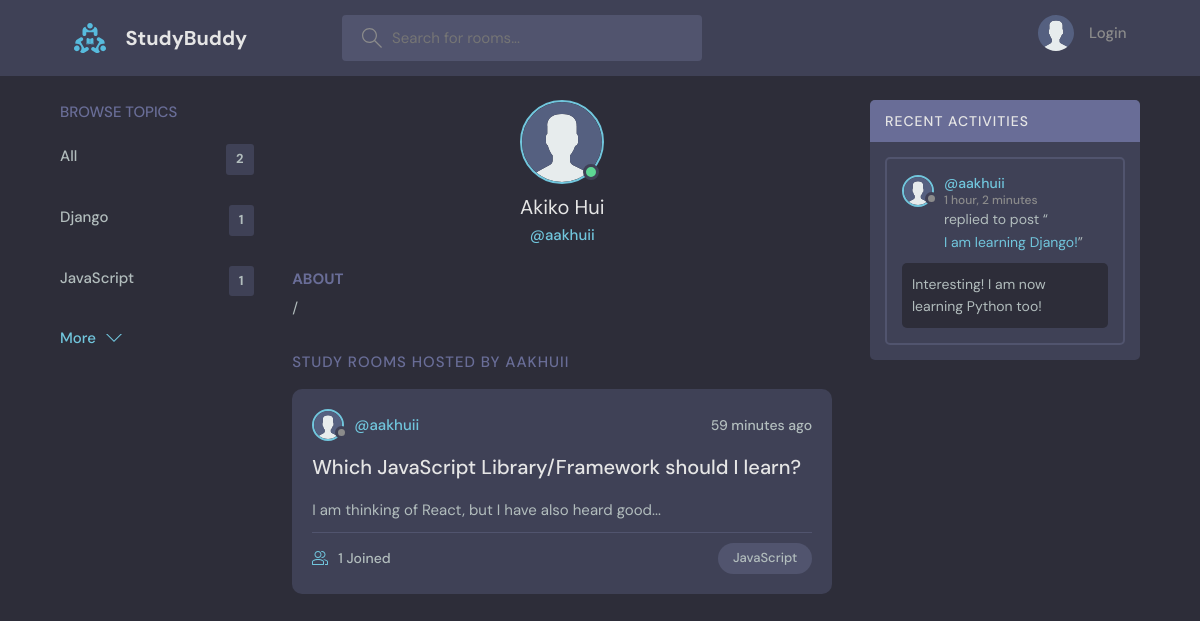
The page /profile/3 on the database its author committed.
### base/models.py (models this page shows, shortened)
class Topic(models.Model):
    name = models.CharField(max_length=200)
    def __str__(self):
        return self.name

class User(AbstractUser):
    name = models.CharField(max_length=200, null=True)
    email = models.EmailField(unique=True, null=True)
    bio = models.TextField(null=True)
    avatar = models.ImageField(null=True, default="avatar.svg")
    USERNAME_FIELD = 'email'
    REQUIRED_FIELDS = []
    def __str__(self):
        return self.username

class Room(models.Model):
    host = models.ForeignKey(User, on_delete=models.SET_NULL, null=True)
    topic = models.ForeignKey(Topic, on_delete=models.SET_NULL, null=True)
    name = models.CharField(max_length=200)
    description = models.TextField(null=True, blank=True)
    participants = models.ManyToManyField(
        User, related_name="participants", blank=True)
    updated = models.DateTimeField(auto_now=True)
    created = models.DateTimeField(auto_now_add=True)
    class Meta:
        ordering = ['-updated', '-created']

class Message(models.Model):
    user = models.ForeignKey(User, on_delete=models.CASCADE)
    room = models.ForeignKey(Room, on_delete=models.CASCADE)
    body = models.TextField()
    updated = models.DateTimeField(auto_now=True)
    created = models.DateTimeField(auto_now_add=True)
    class Meta:
        ordering = ['-updated', '-created']
    def __str__(self):
        return self.body[0:50]

### base/views.py (the view)
# urls.py: path('profile/<str:pk>', views.userProfile, name="user-profile"),
def userProfile(request: HttpRequest, pk: int):
    user = User.objects.get(id=pk)
    total_rooms_count = Room.objects.all().count()
    rooms = user.room_set.all()
    topics = Topic.objects.all()
    rooms_count = rooms.count()
    room_messages = user.message_set.all()
    context = {
        'user': user,
        'rooms': rooms,
        'topics': topics,
        'rooms_count': rooms_count,
        'room_messages': room_messages,
        'total_rooms_count': total_rooms_count
    }
    return render(request, 'base/profile.html', context)

### base/templates/base/profile.html (shortened to what this page needs)
{% extends 'main.html' %}
{% block content %}
<main class="profile-page layout layout--3">
  <div class="container">
    {% include 'base/topic_component.html' %}
    <div class="roomList">
      <div class="profile">
        <div class="profile__avatar">
          <div class="avatar avatar--large active">
            <img src="{{user.avatar.url}}" />
          </div>
        </div>
        <div class="profile__info">
          <h3>{{user.name}}</h3>
          <p>@{{user}}</p>
        </div>
        <div class="profile__about">
          <h3>About</h3>
          <p>
            {% if user.bio %}
            {{user.bio}}
            {% else %}
            /
            {% endif %}
          </p>
        </div>
      </div>
      <div class="roomList__header">
        <div>
          <h2>Study Rooms Hosted by {{user}}</a>
          </h2>
        </div>
      </div>
      {% include 'base/feed_component.html' %}
    </div>
    {% include 'base/activity_component.html' %}
  </div>
</main>
{% endblock %}

### base/templates/base/topic_component.html
<div class="topics">
    <div class="topics__header">
        <h2>Browse Topics</h2>
    </div>
    <ul class="topics__list">
        <li>
            <a href="{% url 'home' %}" class="{% if q == "" %} active{% endif %}">All <span>{{total_rooms_count}}</span></a>
        </li>
        {% for topic in topics %}
        <li>
            <a href="{% url 'home' %}?q={{topic.name}}" class="{% if q == topic.name %} active{% endif %}">{{topic.name}} <span>{{topic.room_set.count}}</span></a>
        </li>
        {% endfor %}
    </ul>
    <a class="btn btn--link" href="{% url 'topics' %}">
        More
        <svg version="1.1" xmlns="http://www.w3.org/2000/svg" width="32" height="32" viewBox="0 0 32 32">
            <title>chevron-down</title>
            <path d="M16 21l-13-13h-3l16 16 16-16h-3l-13 13z"></path>
        </svg>
    </a>
</div>

### base/templates/base/feed_component.html (shortened to what this page needs)
{% for room in rooms %}
<div class="roomListRoom">
  <div class="roomListRoom__header">
    <a href="{% url 'user-profile' room.host.id %}" class="roomListRoom__author">
      <div class="avatar avatar--small">
        <img src="{{room.host.avatar.url}}" />
      </div>
      <span>@{{room.host}}</span>
    </a>
    <div class="roomListRoom__actions">
      <span>{{room.created|timesince}} ago</span>
    </div>
  </div>
  <div class="roomListRoom__content">
    <a href="{% url 'room' room.id %}">{{room.name}}</a>
    <p>
      {{ room.description|slice:":50" }}{% if room.description|length > 50 %}...{% endif %}
    </p>
  </div>
  <div class="roomListRoom__meta">
    <a href="{% url 'room' room.id %}" class="roomListRoom__joined">
      {{room.participants.count}} Joined
    </a>
    <p class="roomListRoom__topic" href="{% url 'home' %}?q={{room.topic.name}}" >{{room.topic}}</p>
  </div>
</div>
{% endfor %}

### base/templates/base/activity_component.html (shortened to what this page needs)
<div class="activities">
    <div class="activities__header">
      <h2>Recent Activities</h2>
    </div>
    {% for message in room_messages %}
    <div class="activities__box">
      <div class="activities__boxHeader roomListRoom__header">
        <a href="{% url 'user-profile' message.user.id %}" class="roomListRoom__author">
          <div class="avatar avatar--small">
            <img src="{{message.user.avatar.url}}" />
          </div>
          <p>
            @{{message.user}}
            <span>{{message.created|timesince}}</span>
          </p>
        </a>
      </div>
      <div class="activities__boxContent">
        <p>replied to post “<a href="{% url 'room' message.room.id %}">{{message.room.name}}</a>”</p>
        <div class="activities__boxRoomContent">
            {{message}}
        </div>
      </div>
    </div>
    {% endfor %}
  </div>

### rows shown on the page
Topic: name "Django", room_set.count "1"
Topic: name "JavaScript", room_set.count "1"
User: avatar (placeholder picture), name "Akiko Hui", username "aakhuii", username "AAKHUII"
Room: host.avatar (placeholder picture), host "aakhuii", created "59 minutes", name "Which JavaScript Library/Framework should I learn?", description "I am thinking of React, but I have also heard good", participants.count "1", topic "JavaScript"
Message: user.avatar (placeholder picture), user "aakhuii", created "1 hour, 2 minutes", room.name "I am learning Django!", body "Interesting! I am now learning Python too!"

### other values the page prints
{{ total_rooms_count }} "2"
